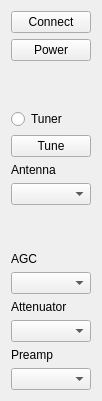
   <widget class="QWidget" name="verticalLayoutWidget">
    <property name="geometry">
     <rect>
      <x>10</x>
      <y>10</y>
      <width>91</width>
      <height>401</height>
     </rect>
    </property>
    <layout class="QVBoxLayout" name="verticalLayout">
     <item>
      <widget class="QPushButton" name="pushButton_Connect">
       <property name="text">
        <string>Connect</string>
       </property>
       <property name="checkable">
        <bool>true</bool>
       </property>
      </widget>
     </item>
     <item>
      <widget class="QPushButton" name="pushButton_Power">
       <property name="text">
        <string>Power</string>
       </property>
       <property name="checkable">
        <bool>true</bool>
       </property>
      </widget>
     </item>
     <item>
      <spacer name="verticalSpacer">
       <property name="orientation">
        <enum>Qt::Vertical</enum>
       </property>
       <property name="sizeHint" stdset="0">
        <size>
         <width>20</width>
         <height>40</height>
        </size>
       </property>
      </spacer>
     </item>
     <item>
      <widget class="QRadioButton" name="radioButton_Tuner">
       <property name="text">
        <string>Tuner</string>
       </property>
      </widget>
     </item>
     <item>
      <widget class="QPushButton" name="pushButton_Tune">
       <property name="text">
        <string>Tune</string>
       </property>
      </widget>
     </item>
     <item>
      <widget class="QLabel" name="label_Ant">
       <property name="text">
        <string>Antenna</string>
       </property>
       <property name="buddy">
        <cstring>comboBox_Ant</cstring>
       </property>
      </widget>
     </item>
     <item>
      <widget class="QComboBox" name="comboBox_Ant"/>
     </item>
     <item>
      <spacer name="verticalSpacer_2">
       <property name="orientation">
        <enum>Qt::Vertical</enum>
       </property>
       <property name="sizeHint" stdset="0">
        <size>
         <width>20</width>
         <height>40</height>
        </size>
       </property>
      </spacer>
     </item>
     <item>
      <widget class="QLabel" name="label_AGC">
       <property name="text">
        <string>AGC</string>
       </property>
       <property name="buddy">
        <cstring>comboBox_AGC</cstring>
       </property>
      </widget>
     </item>
     <item>
      <widget class="QComboBox" name="comboBox_AGC"/>
     </item>
     <item>
      <widget class="QLabel" name="label_Att">
       <property name="text">
        <string>Attenuator</string>
       </property>
       <property name="buddy">
        <cstring>comboBox_Att</cstring>
       </property>
      </widget>
     </item>
     <item>
      <widget class="QComboBox" name="comboBox_Att"/>
     </item>
     <item>
      <widget class="QLabel" name="label_Preamp">
       <property name="text">
        <string>Preamp</string>
       </property>
       <property name="buddy">
        <cstring>comboBox_Preamp</cstring>
       </property>
      </widget>
     </item>
     <item>
      <widget class="QComboBox" name="comboBox_Preamp"/>
     </item>
    </layout>
   </widget>
